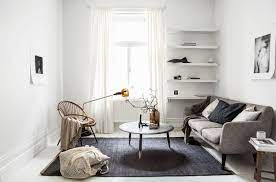
#> input picture Photos/mini2.jpg, 276 x 182 px
$ python smooth.py
#> lines starting #> are read from the running program, lines starting #| are printed output that depends on the picture
import cv2 as cv
import numpy as np

img = cv.imread('Photos/mini2.jpg')
#> img is the input picture: shape (182, 276, 3); mean B, G, R 182.8, 185, 187.9

# blur

# Averaging
average = cv.blur(img, (3, 3))
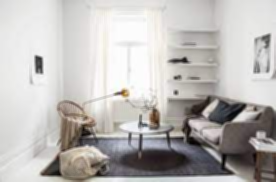
#> average: shape (182, 276, 3); mean B, G, R 182.8, 185, 187.9
# Gaussian Blur (less blur than average methos)
gauss = cv.GaussianBlur(img, (3, 3), 0)
# Median blur
medium = cv.medianBlur(img, 3)
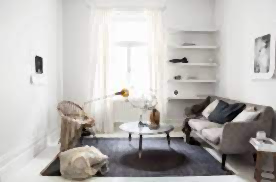
#> medium: shape (182, 276, 3); mean B, G, R 183.4, 185.7, 188.6
# Bilater blur
bilateral = cv.bilateralFilter(img, 5, 15, 15)

cv.waitKey(0)

$ run again, with Photos/minimalism.jpg copied over Photos/mini2.jpg
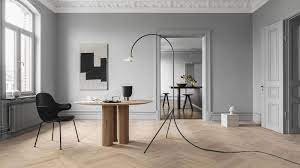
#> input picture Photos/minimalism.jpg, 300 x 168 px
#> img is the input picture: shape (168, 300, 3); mean B, G, R 143.5, 148.8, 154.7
#> `average = cv.blur(img, (3, 3))`:
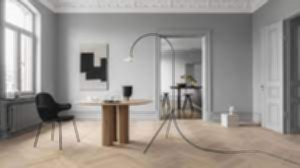
#> average: shape (168, 300, 3); mean B, G, R 143.5, 148.8, 154.6
#> `medium = cv.medianBlur(img, 3)`:
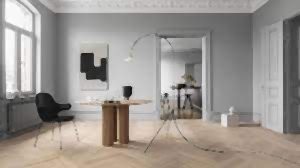
#> medium: shape (168, 300, 3); mean B, G, R 144.3, 149.6, 155.5
